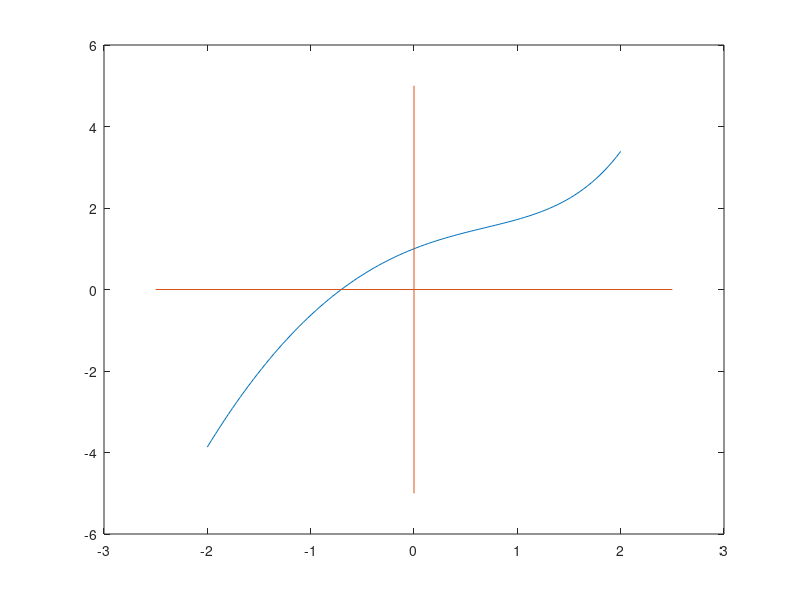

Reproduce this figure in MATLAB. (Note: this script raises an error after producing the figure.)
%Hanung Yoga Adi Pramono_L0325026
x = linspace(-2,2);
f = @(x) exp(x)-x.^2;
y = f(x);
plot(x,y)

line([-2.5,2.5],[0,0])
line([0,0],[-5,5])

gtext('y = e^x-x^2')
gtext('Akar')
